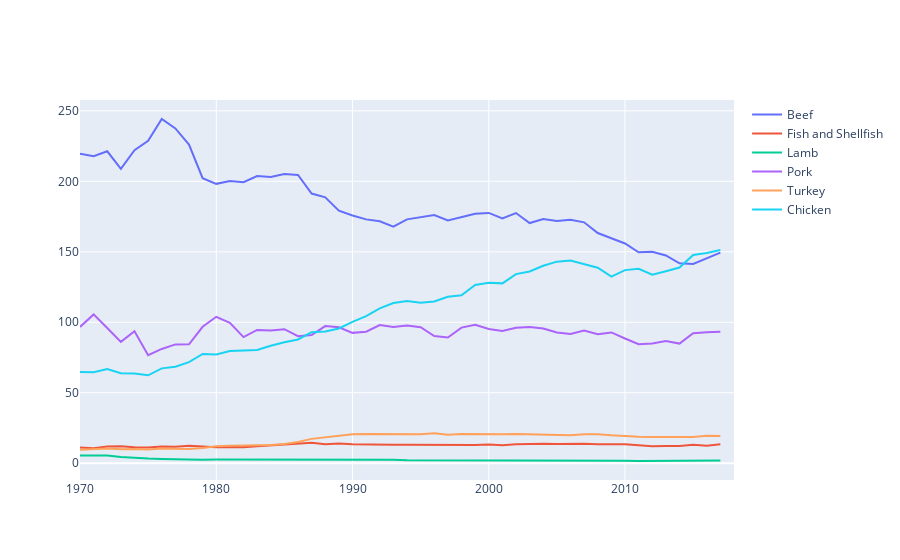

The code cell stored with this chart in its notebook:
### Code cell
fig = go.Figure()

fig.add_trace(go.Scatter(x = meats['Year'], \
                         y = meats['Beef'], \
                         mode = 'lines', \
                         name = 'Beef'))

fig.add_trace(go.Scatter(x = meats['Year'], \
                         y = meats['Fish and shellfish'], \
                         mode = 'lines', \
                         name = 'Fish and Shellfish'))

fig.add_trace(go.Scatter(x = meats['Year'], \
                         y = meats['Lamb'], \
                         mode = 'lines', \
                         name = 'Lamb'))

fig.add_trace(go.Scatter(x = meats['Year'], \
                         y = meats['Pork'], \
                         mode = 'lines', \
                         name = 'Pork'))

fig.add_trace(go.Scatter(x = meats['Year'], \
                         y = meats['Turkey'], \
                         mode = 'lines', \
                         name = 'Turkey'))

fig.add_trace(go.Scatter(x = meats['Year'], \
                         y = meats['Chicken'], \
                         mode = 'lines', \
                         name = 'Chicken'))

fig.show()
